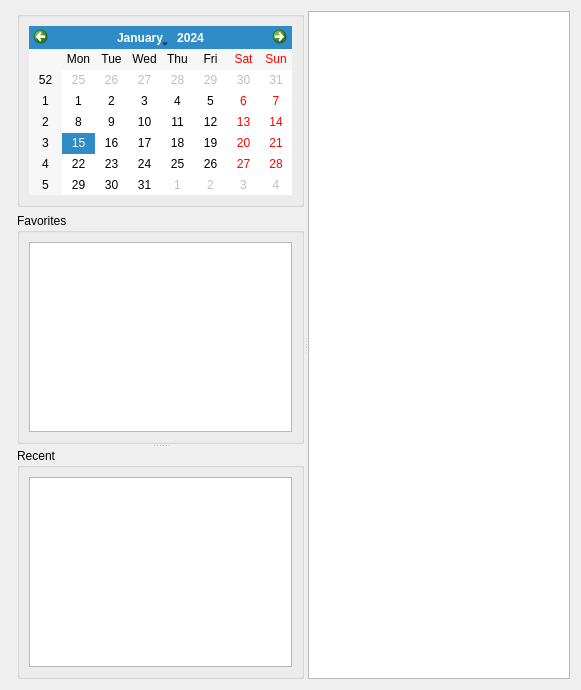
<?xml version="1.0" encoding="UTF-8"?>
<ui version="4.0">
 <class>KMainWidget</class>
 <widget class="QWidget" name="KMainWidget">
  <property name="geometry">
   <rect>
    <x>0</x>
    <y>0</y>
    <width>581</width>
    <height>690</height>
   </rect>
  </property>
  <property name="windowTitle">
   <string>Form</string>
  </property>
  <layout class="QHBoxLayout" name="horizontalLayout_3">
   <item>
    <widget class="QSplitter" name="splitter">
     <property name="orientation">
      <enum>Qt::Vertical</enum>
     </property>
    </widget>
   </item>
   <item>
    <widget class="QSplitter" name="splitter_3">
     <property name="orientation">
      <enum>Qt::Horizontal</enum>
     </property>
     <widget class="QWidget" name="">
      <layout class="QVBoxLayout" name="verticalLayout_2">
       <item>
        <widget class="QGroupBox" name="groupBox_2">
         <property name="title">
          <string/>
         </property>
         <layout class="QVBoxLayout" name="verticalLayout">
          <item>
           <widget class="QCalendarWidget" name="calendarWidget"/>
          </item>
         </layout>
        </widget>
       </item>
       <item>
        <widget class="QSplitter" name="splitter_2">
         <property name="orientation">
          <enum>Qt::Vertical</enum>
         </property>
         <widget class="QGroupBox" name="Favorites">
          <property name="title">
           <string>Favorites</string>
          </property>
          <layout class="QHBoxLayout" name="horizontalLayout" stretch="0">
           <item>
            <widget class="QListView" name="listView_2"/>
           </item>
          </layout>
         </widget>
         <widget class="QGroupBox" name="groupBox">
          <property name="title">
           <string>Recent</string>
          </property>
          <layout class="QHBoxLayout" name="horizontalLayout_2" stretch="0">
           <item>
            <widget class="QListView" name="listView"/>
           </item>
          </layout>
         </widget>
        </widget>
       </item>
      </layout>
     </widget>
     <widget class="QTableView" name="tableView"/>
    </widget>
   </item>
  </layout>
 </widget>
 <resources/>
 <connections/>
</ui>
